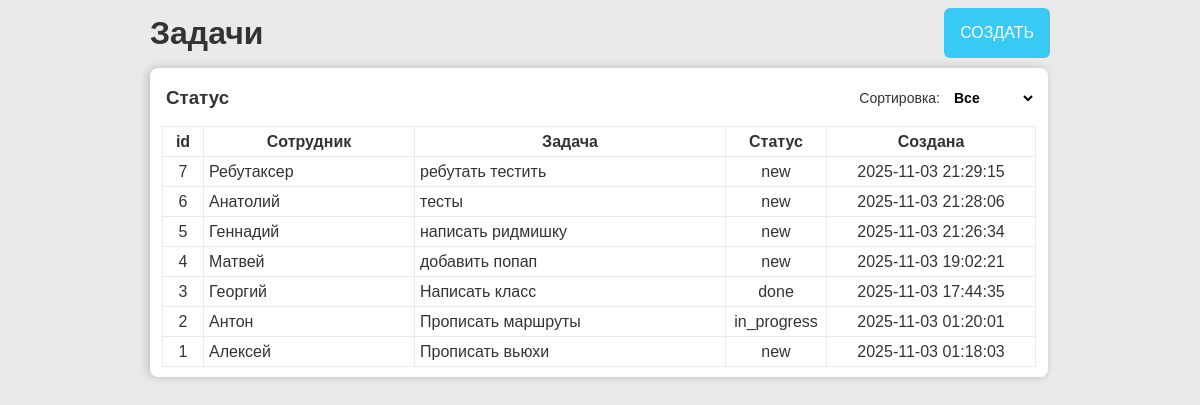
The page / on the database its author committed.
### tables this page shows
CREATE TABLE tasks (  id INTEGER PRIMARY KEY AUTOINCREMENT,  employee_name TEXT NOT NULL,  task_name TEXT NOT NULL,  status TEXT NOT NULL CHECK (status IN ('new','in_progress','done')),  created_at TEXT NOT NULL DEFAULT CURRENT_TIMESTAMP);

### index.php (called while the page is built, shortened)
<?php
require_once 'config.php';
require_once 'models.php';
$Tasks = new Tasks($db);
$status = $_GET['status'] ?? 'all';
$tasks = $Tasks->getTasks($status);
include 'templates/view.php';

### models.php (called while the page is built, shortened)
<?php
class Tasks {
    private PDO $db;
    public function __construct(PDO $db) {
        $this->db = $db;
    }
    public function getTasks(string $status = "all"): array {
        if ($status == "all") {
        $stmt = $this->db->query("SELECT * FROM tasks ORDER BY created_at DESC");
        } else {
            $stmt = $this->db->prepare("SELECT * FROM tasks WHERE status = :status ORDER BY created_at DESC");
            $stmt ->execute(['status'=>$status]);
        }
        return $stmt->fetchAll(PDO::FETCH_ASSOC);
    }
}

### templates/view.php (the view, shortened to what this page needs)
<!DOCTYPE html>
<html>
<head>
    <link rel="stylesheet" href="../style.css">
</head>
<body>
        <div id="header">
            <h1>Задачи</h1>
            <button id="openPopup">СОЗДАТЬ</button>
        </div>
        <div id="sheet">
            <form method="get">
                <h3>Статус</h3>
                <div>
                    <p>Сортировка:</p>
                    <select name="status" onchange="this.form.submit()">
                        <option value="all" <?= $status === 'all' ? 'selected' : '' ?>>Все</option>
                    </select>
                </div>
            </form>
            <table>
                <tr>
                    <th style="width: 30px">id</th>
                    <th style="width: 200px">Сотрудник</th>
                    <th style="width: 300px">Задача</th>
                    <th style="width: 90px">Статус</th>
                    <th>Создана</th>
                </tr>
                <?php foreach ($tasks as $t): ?>
                    <tr>
                        <td style="text-align: center;"><?=htmlspecialchars($t['id'])?></td>
                        <td><?=htmlspecialchars($t['employee_name'])?></td>
                        <td><?=htmlspecialchars($t['task_name'])?></td>
                        <td style="text-align: center"><?=htmlspecialchars($t['status'])?></td>
                        <td style="text-align: center"><?=htmlspecialchars($t['created_at'])?></td>
                    </tr>
                <?php endforeach; ?>
            </table>
        </div>
</body>
</html>

### style.css (style rules this page uses)
body { font-family: Tahoma, Arial, sans-serif; color: #333; display: grid; justify-content: center; background: #EAEAEA; gap: 10px; }
#header { display: flex; width: 900px; justify-content: space-between; align-items: center; height: 50px; }
#openPopup { background: #38c9f5; color: white; border: none; border-radius: 6px; height: 50px; padding: 0 16px; font-size: 16px; }
#sheet { background: white; display: grid; width: 894px; gap: 8px; box-shadow: -2px 0 10px rgba(0,0,0,0.2); border-radius: 8px; padding: 10px 2px; }
#sheet form { display: flex; justify-content: space-between; height: 40px; margin: 0 10px; }
#sheet h3 { padding: 0 4px; margin: auto 0; }
#sheet p { margin: auto; font-size: 14px; }
#sheet form div { display: flex; gap: 6px; align-items: center; }
select { background: white; border-radius: 6px; font-size: 14px; font-weight: bold; padding: 0 4px; height: 100%; border: 0; outline: none; }
#sheet table { border-collapse: collapse; border: 1px solid #EAEAEA; margin: 0 10px; }
#sheet table td, table th { border: 1px solid #EAEAEA; padding: 0 5px; }
table tr { height: 30px; }

### rows shown on the page
tasks: id "7", employee_name "Ребутаксер", task_name "ребутать тестить", status "new", created_at "2025-11-03 21:29:15"
tasks: id "6", employee_name "Анатолий", task_name "тесты", status "new", created_at "2025-11-03 21:28:06"
tasks: id "5", employee_name "Геннадий", task_name "написать ридмишку", status "new", created_at "2025-11-03 21:26:34"
tasks: id "4", employee_name "Матвей", task_name "добавить попап", status "new", created_at "2025-11-03 19:02:21"
tasks: id "3", employee_name "Георгий", task_name "Написать класс", status "done", created_at "2025-11-03 17:44:35"
tasks: id "2", employee_name "Антон", task_name "Прописать маршруты", status "in_progress", created_at "2025-11-03 01:20:01"
tasks: id "1", employee_name "Алексей", task_name "Прописать вьюхи", status "new", created_at "2025-11-03 01:18:03"
